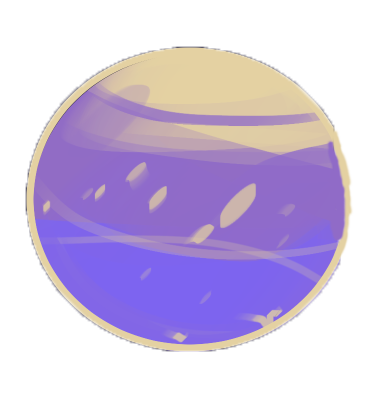
#> input picture RasForSts2/images/energy_xila_big.png, 392 x 408 px
$ python generate_energy_thumbnails.py
#> lines starting #> are read from the running program, lines starting #| are printed output that depends on the picture
"""
生成希拉角色的能量缩略图。
从原始大能量图标缩放到指定尺寸。
"""
from PIL import Image
import os

SCRIPT_DIR = os.path.dirname(os.path.abspath(__file__))
IMAGES_DIR = os.path.join(SCRIPT_DIR, "RasForSts2", "images")

SOURCE_BIG = os.path.join(IMAGES_DIR, "energy_xila_big.png")
OUTPUT_SPRITE_FONT = os.path.join(IMAGES_DIR, "xila_energy_icon.png")

TARGET_SIZE = 24

def generate_energy_thumbnail():
    img = Image.open(SOURCE_BIG).convert("RGBA")
#> img is the input picture: PIL image 392x408 RGBA; mean R, G, B, A 182.7, 167.9, 201.4, 124

    # 等比缩放，保持宽高比
    img.thumbnail((TARGET_SIZE, TARGET_SIZE), Image.LANCZOS)
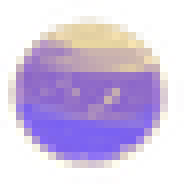
#> img: PIL image 23x24 RGBA (shown 8 times larger); mean R, G, B, A 117.5, 100.4, 125.8, 124.1; transparent parts drawn white

    # 创建 24x24 画布，居中放置
    canvas = Image.new("RGBA", (TARGET_SIZE, TARGET_SIZE), (0, 0, 0, 0))
#> canvas: PIL image 24x24 RGBA; every value is 0
    offset_x = (TARGET_SIZE - img.width) // 2
#> offset_x = 0
    offset_y = (TARGET_SIZE - img.height) // 2
#> offset_y = 0
    canvas.paste(img, (offset_x, offset_y), img)
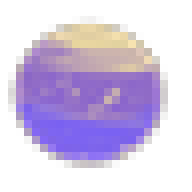
#> canvas: PIL image 24x24 RGBA (shown 8 times larger); mean R, G, B, A 77.2, 64, 93.1, 113.7; transparent parts drawn white

    canvas.save(OUTPUT_SPRITE_FONT)
    print(f"Generated: {OUTPUT_SPRITE_FONT} ({canvas.size})")
#| Generated: RasForSts2/images/xila_energy_icon.png ((24, 24))

if __name__ == "__main__":
    generate_energy_thumbnail()
